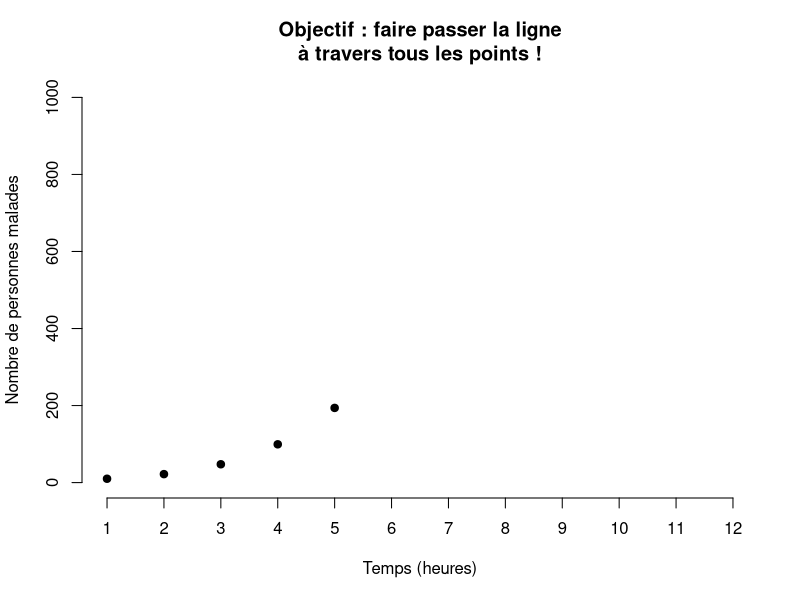

Write the R code that produced this figure. (Note: this script raises an error after producing the figure.)

library(deSolve)

find_R0 = function(){
  
  colours = c("red", "blue", "green", "orange", "purple",
              "slateblue", "green4", "grey20",
              "tomato", "steelblue", "tan4", "seagreen3")
  
  SIR.model <- function(t, pop, param) {
    with(as.list(c(pop, param)), {
      N=S+I+R
      dS <- -beta*S*I/N
      dI <- beta*S*I/N  - gamma*I
      dR <- gamma*I
      dnI <- beta*S*I/N 
      res<-c(dS, dI, dR, dnI)
      list(res)
    })
  }
  
  gamma=1/4
  beta = gamma*4.2
  dt=1
  Tmax=11
  N=1500
  
  I0=10
  S0=N-I0
  R0=0
  
  Time=seq(from=0,to=Tmax,by=dt)
  Init.cond=c(S=S0,I=I0, R=R0, nI=0) 
  param=c(beta,gamma)
  
  real_result <- as.data.frame(lsoda(Init.cond, Time, SIR.model, param))
  
  plot(c(1:5),real_result$I[1:5],type="p",col="black",
       xlab="Temps (heures)",ylab="Nombre de personnes malades",
       main="Objectif : faire passer la ligne\nà travers tous les points !",
       ylim=c(0,1000), bty="n", cex=1, pch=19,
       xlim = c(1,12), xaxt="n")
  axis(side = 1, at=c(1:12))
  
  attempt = 1
  
  R0_tried = c()
  
  repeat{
    
    cat("Quelle valeur de R0 doit-on essayer ?\n")
    R0_to_try = readline("")
    
    if(grepl("[A-Za-z]", R0_to_try)){
      cat("R0 doit être un nombre !\n")
    } else {
      
      R0_to_try = gsub(",", ".", R0_to_try)
      
      R0_to_try = as.numeric(R0_to_try)
      R0_tried = c(R0_tried, R0_to_try)
      
      beta = gamma*R0_to_try
      param=c(beta,gamma)
      
      test_result <- as.data.frame(lsoda(Init.cond, Time, SIR.model, param))
      
      lines(c(1:12),test_result$I, lwd = 2,
            col = colours[attempt])
      legend("topright", legend = R0_tried, col = colours[1:length(R0_tried)],
             lty = 1, lwd = 2)
      
      
      if(R0_to_try == 4.2){
        cat("Bravo ! C'est la bonne valeur")
        break
      }
      
      if(attempt > 2) cat("Indice : c'est entre 4 et 5...\n")
      if(attempt > 3 & R0_to_try > 4.2) cat("C'est un peu moins...\n")
      if(attempt > 3 & R0_to_try < 4.2) cat("C'est un peu plus...\n")
      
      attempt = attempt+1
      
    }
  }
  
}

find_R0()
